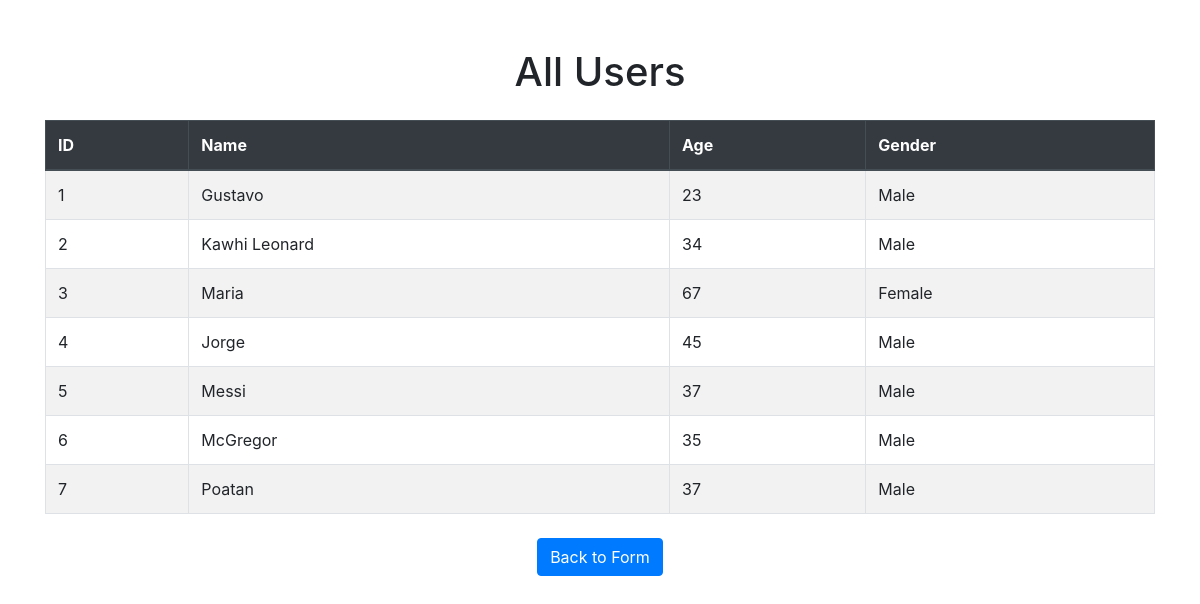
Screenshot of /users with the database file from the repository.
### app/models.py (models this page shows)
class FormData(db.Model):
    id = db.Column(db.Integer, primary_key=True)
    name = db.Column(db.String(100), nullable=False)
    age = db.Column(db.String(100), nullable=False)
    gender = db.Column(db.String(100), nullable=False)

### app/routes.py (the view)
@app.route('/users')
def user_list():
    all_users = FormData.query.all()
    return render_template('users.html', users=all_users)

### app/templates/users.html (shortened to what this page needs)
<!DOCTYPE html>
<html lang="en">
<head>
    <link href="https://stackpath.bootstrapcdn.com/bootstrap/4.5.2/css/bootstrap.min.css" rel="stylesheet">
</head>
<body>
    <div class="container mt-5">
        <h1 class="text-center">All Users</h1>
        <table class="table table-bordered table-striped mt-4">
            <thead class="thead-dark">
                <tr>
                    <th>ID</th>
                    <th>Name</th>
                    <th>Age</th>
                    <th>Gender</th>
                </tr>
            </thead>
            <tbody>
                {% for user in users %}
                <tr>
                    <td>{{ user.id }}</td>
                    <td>{{ user.name }}</td>
                    <td>{{ user.age }}</td>
                    <td>{{ user.gender }}</td>
                </tr>
                {% endfor %}
            </tbody>
        </table>
        <div class="text-center mt-4">
            <a href="{{ url_for('index') }}" class="btn btn-primary">Back to Form</a>
        </div>
    </div>
</body>
</html>

### rows the page displays
FormData: id "1", name "Gustavo", age "23", gender "Male"
FormData: id "2", name "Kawhi Leonard", age "34", gender "Male"
FormData: id "3", name "Maria", age "67", gender "Female"
FormData: id "4", name "Jorge", age "45", gender "Male"
FormData: id "5", name "Messi", age "37", gender "Male"
FormData: id "6", name "McGregor", age "35", gender "Male"
FormData: id "7", name "Poatan", age "37", gender "Male"
